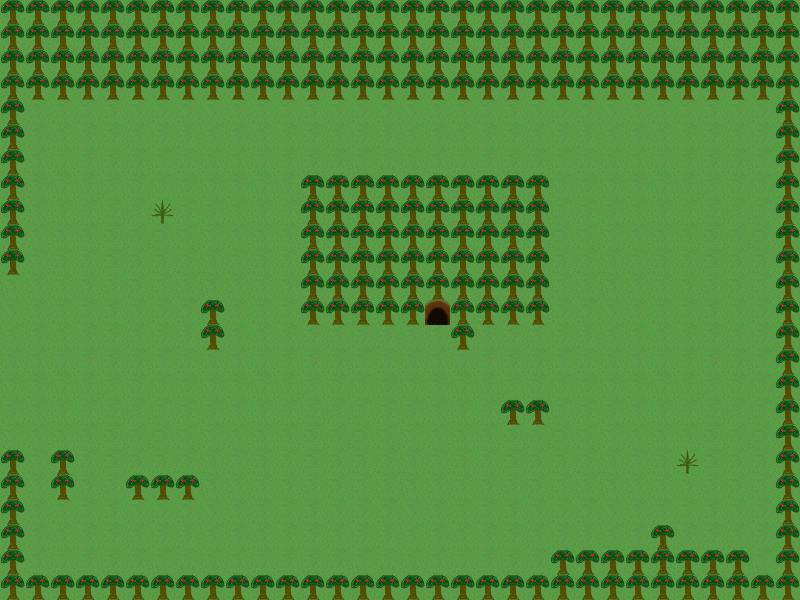

Below is a game level as drawn by its tile map, then a one-line description and the .tmx that defines it (tile-layer data replaced by summaries):
An orthogonal 32x24 tile map with 25x25 px tiles, 1 tile layer (Tile Layer 1).

<map version="1.0" orientation="orthogonal" renderorder="right-down" width="32" height="24" tilewidth="25" tileheight="25" nextobjectid="1">
 <tileset firstgid="1" name="tileset1" tilewidth="25" tileheight="25" tilecount="64" columns="8">
  <image source="tileset1.png" width="200" height="200" />
 </tileset>
 <layer name="Tile Layer 1" width="32" height="24">
  <data>[768 cells, 768 non-empty, 4 distinct tile ids]</data>
 </layer>
</map>
